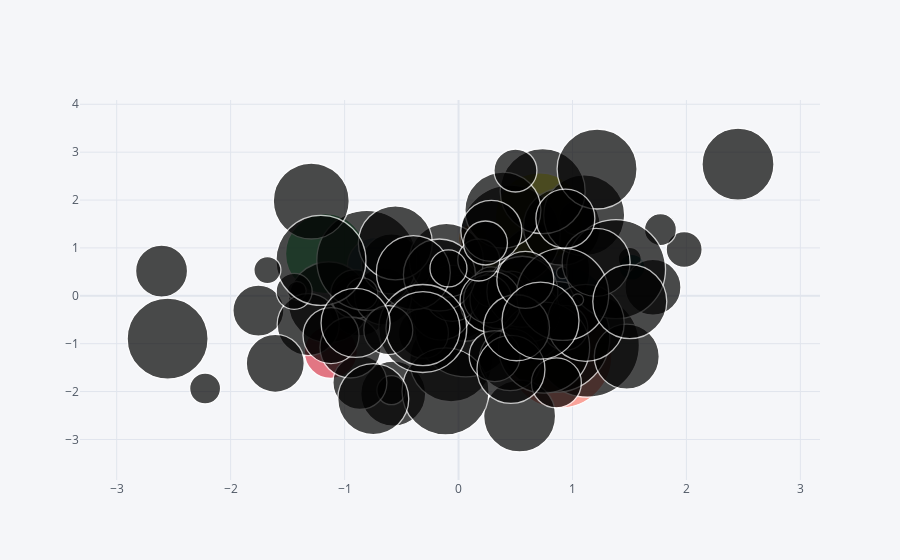

This figure's notebook cell:
### Code cell
data.iplot(kind= "bubble",x = "A",y = "B",size = "C")#we can give te bubble efect using kind
